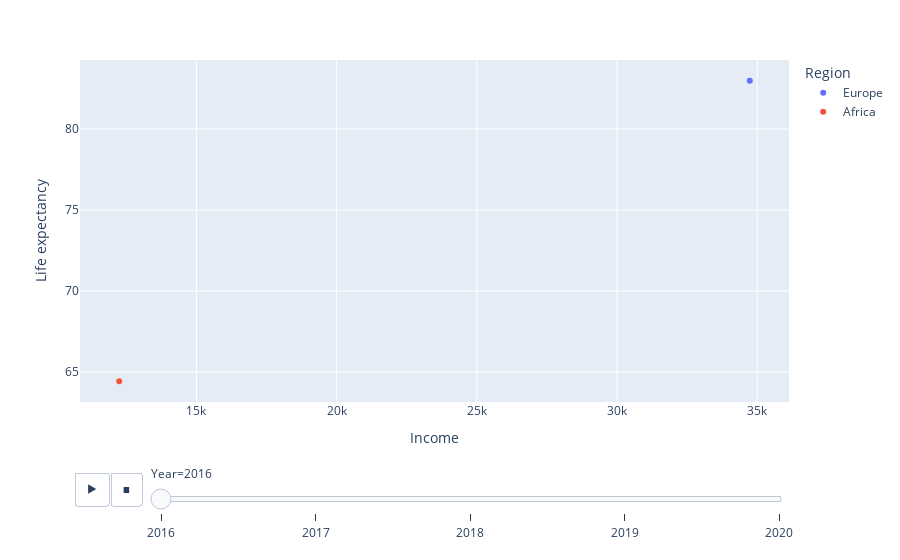

Here is the notebook cell this chart was saved with:
### Markdown cell above
## Plotly's internal representation of an animated scatter plot

### Code cell
fig = px.scatter(
    df, 
    x='Income', 
    y='Life expectancy',
    color='Region',
    animation_frame='Year'
)
fig.show()

### Figure 1 — Plotly figure (JSON) as saved in the notebook; plotly's stock layout.template omitted (floating-point values rounded to 4 significant figures)
{"data": [{"hovertemplate": "Region=Europe<br>Year=2016<br>Income=%{x}<br>Life expectancy=%{y}<extra></extra>", "legendgroup": "Europe", "marker": {"color": "#636efa", "symbol": "circle"}, "mode": "markers", "name": "Europe", "orientation": "v", "showlegend": true, "type": "scatter", "x": [34740.0], "xaxis": "x", "y": [82.97], "yaxis": "y"}, {"hovertemplate": "Region=Africa<br>Year=2016<br>Income=%{x}<br>Life expectancy=%{y}<extra></extra>", "legendgroup": "Africa", "marker": {"color": "#EF553B", "symbol": "circle"}, "mode": "markers", "name": "Africa", "orientation": "v", "showlegend": true, "type": "scatter", "x": [12250.0], "xaxis": "x", "y": [64.44], "yaxis": "y"}], "layout": {"legend": {"title": {"text": "Region"}, "tracegroupgap": 0}, "margin": {"t": 60}, "sliders": [{"active": 0, "currentvalue": {"prefix": "Year="}, "len": 0.9, "pad": {"b": 10, "t": 60}, "steps": [{"args": [["2016"], {"frame": {"duration": 0, "redraw": false}, "fromcurrent": true, "mode": "immediate", "transition": {"duration": 0, "easing": "linear"}}], "label": "2016", "method": "animate"}, {"args": [["2017"], {"frame": {"duration": 0, "redraw": false}, "fromcurrent": true, "mode": "immediate", "transition": {"duration": 0, "easing": "linear"}}], "label": "2017", "method": "animate"}, {"args": [["2018"], {"frame": {"duration": 0, "redraw": false}, "fromcurrent": true, "mode": "immediate", "transition": {"duration": 0, "easing": "linear"}}], "label": "2018", "method": "animate"}, {"args": [["2019"], {"frame": {"duration": 0, "redraw": false}, "fromcurrent": true, "mode": "immediate", "transition": {"duration": 0, "easing": "linear"}}], "label": "2019", "method": "animate"}, {"args": [["2020"], {"frame": {"duration": 0, "redraw": false}, "fromcurrent": true, "mode": "immediate", "transition": {"duration": 0, "easing": "linear"}}], "label": "2020", "method": "animate"}], "x": 0.1, "xanchor": "left", "y": 0, "yanchor": "top"}], "updatemenus": [{"buttons": [{"args": [null, {"frame": {"duration": 500, "redraw": false}, "fromcurrent": true, "mode": "immediate", "transition": {"duration": 500, "easing": "linear"}}], "label": "&#9654;", "method": "animate"}, {"args": [[null], {"frame": {"duration": 0, "redraw": false}, "fromcurrent": true, "mode": "immediate", "transition": {"duration": 0, "easing": "linear"}}], "label": "&#9724;", "method": "animate"}], "direction": "left", "pad": {"r": 10, "t": 70}, "showactive": false, "type": "buttons", "x": 0.1, "xanchor": "right", "y": 0, "yanchor": "top"}], "xaxis": {"anchor": "y", "domain": [0, 1], "title": {"text": "Income"}}, "yaxis": {"anchor": "x", "domain": [0, 1], "title": {"text": "Life expectancy"}}}}
